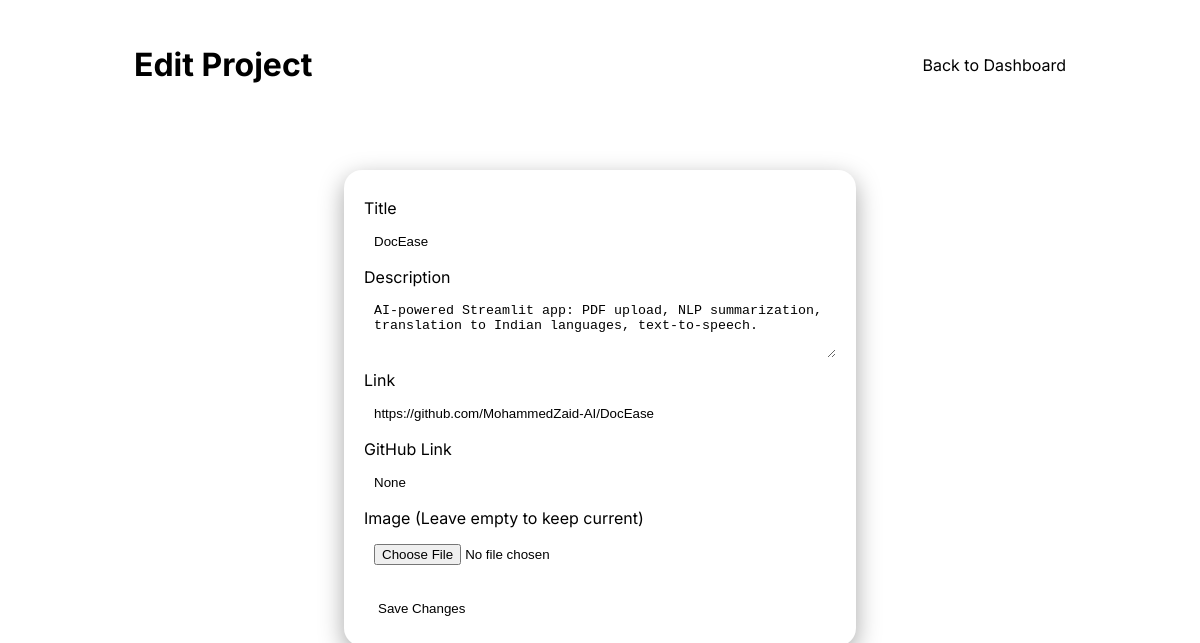
Page /admin/projects/edit/2 (signed in) on the committed database.
### tables this page shows
CREATE TABLE projects (
            id INTEGER PRIMARY KEY AUTOINCREMENT,
            title TEXT,
            description TEXT,
            image_path TEXT,
            link TEXT,
            created_at TEXT
        , github_link TEXT);

### app.py (the view, shortened to what this page needs)
@app.route("/admin/projects/edit/<int:pid>", methods=["GET", "POST"])
def admin_projects_edit(pid):
    if not require_login():
        return redirect(url_for("admin_login"))
    conn = get_db()
    cur = conn.cursor()
    cur.execute("SELECT * FROM projects WHERE id=?", (pid,))
    project = cur.fetchone()
    conn.close()
    return render_template("edit_project.html", project=project)

### app.py (called while the page is built)
def get_db():
    conn = sqlite3.connect(DB_PATH)
    conn.row_factory = sqlite3.Row
    return conn

def require_login():
    return session.get("logged_in") is True

### templates/edit_project.html (shortened to what this page needs)
<!DOCTYPE html>
<html lang="en">
<head>
    <link rel="stylesheet" href="{{ url_for('static', filename='styles.css') }}">
</head>
<body>
    <header class="admin-header">
        <div class="container">
            <h1>Edit Project</h1>
            <nav>
                <a href="{{ url_for('admin_dashboard') }}">Back to Dashboard</a>
            </nav>
        </div>
    </header>
    <main class="container narrow">
        <section class="card">
            <form method="post" enctype="multipart/form-data">
                <label>Title</label>
                <input type="text" name="title" value="{{ project['title'] }}" required>
                <label>Description</label>
                <textarea name="description" rows="3">{{ project['description'] }}</textarea>
                <label>Link</label>
                <input type="url" name="link" value="{{ project['link'] }}">
                <label>GitHub Link</label>
                <input type="url" name="github_link" value="{{ project['github_link'] }}">
                <label>Image (Leave empty to keep current)</label>
                <input type="file" name="image" accept="image/*">
                <button type="submit" style="margin-top: 16px;">Save Changes</button>
            </form>
        </section>
    </main>
</body>
</html>

### static/styles.css (style rules this page uses)
* { box-sizing: border-box }
body { margin: 0; background: var(--bg); color: var(--text); font-family: Inter, system-ui, -apple-system, Segoe UI, Roboto, Helvetica, Arial, sans-serif }
.container { max-width: 980px; margin: 0 auto; padding: 24px }
.container.narrow { max-width: 560px }
.card { background: var(--card); border: 1px solid var(--border); border-radius: 18px; padding: 20px; margin: 16px 0; box-shadow: 0 8px 24px rgba(0, 0, 0, .35) }
label { display: block; margin: 8px 0 6px }
input, textarea { width: 100%; padding: 10px; border-radius: 10px; border: 1px solid var(--border); background: var(--card); color: var(--text) }
button { padding: 10px 14px; border: none; border-radius: 10px; background: var(--accent); color: var(--button-text); cursor: pointer }
.admin-header { background: var(--card); border-bottom: 1px solid var(--border) }
.admin-header .container { display: flex; justify-content: space-between; align-items: center }
.admin-header nav a { color: var(--text); margin-left: 12px; text-decoration: none }

### rows in the picture
projects: title "DocEase", description "AI-powered Streamlit app: PDF upload, NLP summarization, translation to Indian languages, text-to-speech.", link "https://github.com/MohammedZaid-AI/DocEase"
